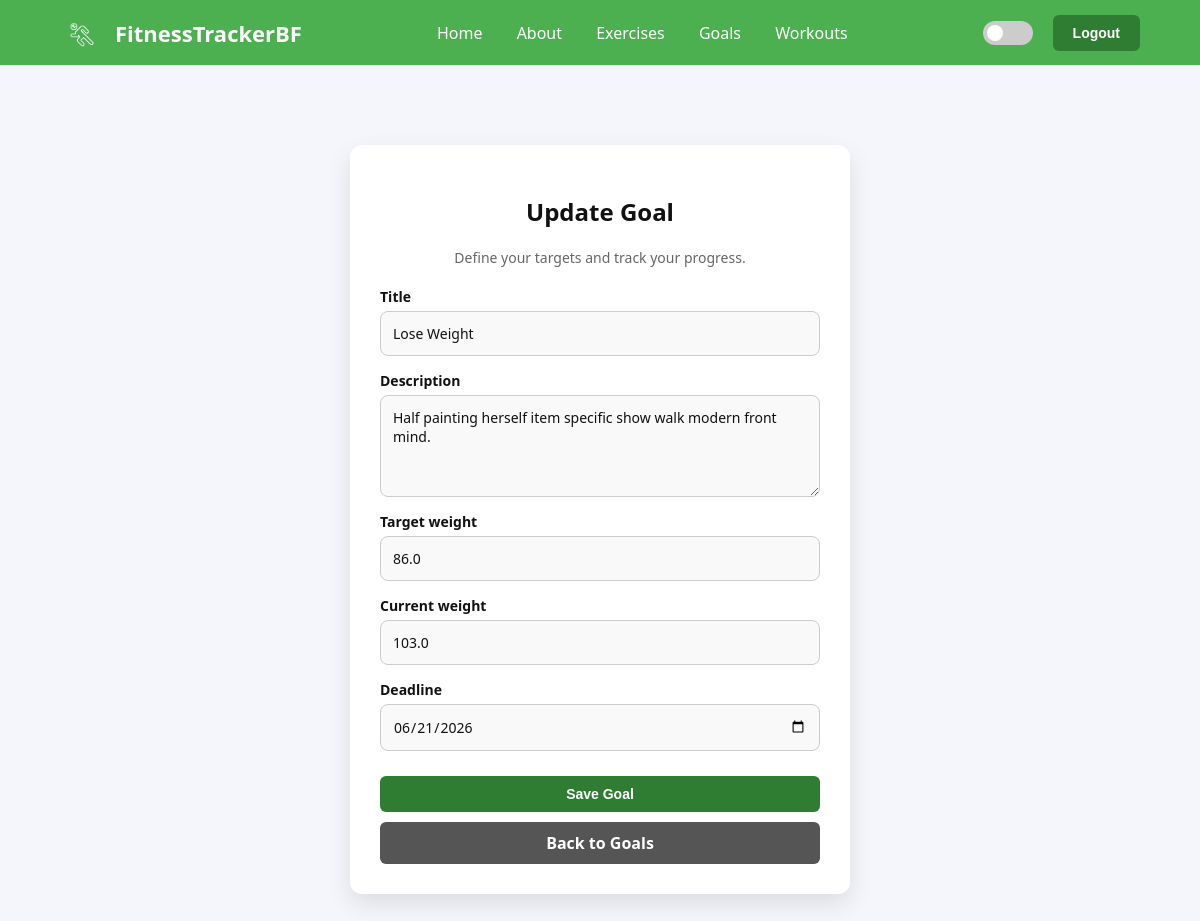
The page /goals/168/edit/ (signed in) on the database its author committed.
### tracker/models.py (models this page shows, shortened)
class FitnessGoal(models.Model):
    user = models.ForeignKey(User, on_delete=models.CASCADE)
    title = models.CharField(max_length=100)
    description = models.TextField()
    target_weight = models.FloatField()
    current_weight = models.FloatField()
    deadline = models.DateField()

### tracker/views.py (the view)
# urls.py: path("goals/<int:pk>/edit/", GoalUpdate.as_view(), name="goal_edit"),
class GoalUpdate(LoginRequiredMixin, UserPassesTestMixin, UpdateView):
    model = FitnessGoal
    form_class = GoalForm  # KORISTI FORMU
    template_name = "goal_form.html"
    success_url = reverse_lazy("goals")
    def test_func(self):
        obj = self.get_object()
        return obj.user == self.request.user

### tracker/forms.py
class GoalForm(forms.ModelForm):
    class Meta:
        model = FitnessGoal
        fields = ['title', 'description', 'target_weight', 'current_weight', 'deadline']
        widgets = {
            'title': forms.TextInput(attrs={'class': 'modern-input'}),
            'description': forms.Textarea(attrs={'class': 'modern-input', 'rows': 4}),
            'target_weight': forms.NumberInput(attrs={'class': 'modern-input'}),
            'current_weight': forms.NumberInput(attrs={'class': 'modern-input'}),
            'deadline': forms.DateInput(attrs={'class': 'modern-input', 'type': 'date'}),
        }

### tracker/templates/goal_form.html (shortened to what this page needs)
{% extends 'base.html' %}
{% block content %}
<div class="auth-card" style="max-width: 500px;">
    <h2>{% if object %}Update Goal{% else %}Set New Goal{% endif %}</h2>
    <p style="margin-bottom: 20px; font-size: 14px; color: #666;">Define your targets and track your progress.</p>
    <form method="post">
        {% for field in form %}
            <div class="auth-field-group">
                <label for="{{ field.id_for_label }}">{{ field.label }}</label>
                {{ field }}
            </div>
        {% endfor %}
        <div style="margin-top: 25px;">
            <button type="submit" class="btn" style="width: 100%;">Save Goal</button>
            <a href="{% url 'goals' %}" class="btn-secondary" style="margin-top: 10px; display: block; text-align: center;">Back to Goals</a>
        </div>
    </form>
</div>
{% endblock %}

### static/style.css (style rules this page uses)
:root { --bg: #f4f6fb; --card: #ffffff; --text: #111; --accent: #4CAF50; --btn-green: #2f7d32; --btn-green-hover: #1b5e20; }
* { box-sizing: border-box; }
body { background: var(--bg); color: var(--text); font-family: 'Segoe UI', Tahoma, Geneva, Verdana, sans-serif; margin: 0; padding: 0; transition: background 0.3s ease, color 0.3s ease; min-height: 100vh; }
.btn, .btn-logout, .btn-primary, .auth-card button[type="submit"], .btn-add { padding: 10px 20px; background: var(--btn-green) !important; color: white !important; border: none; border-radius: 6px; text-decoration: none !important; font-weight: 600; cursor: pointer; font-size: 14px; display: inline-block; transition: background 0.2s; }
.btn-secondary { background: #555; color: white !important; padding: 10px 20px; border-radius: 6px; text-decoration: none !important; font-weight: 600; display: inline-block; }
.auth-card { max-width: 400px; margin: 40px auto; padding: 30px; background: var(--card); border-radius: 12px; box-shadow: 0 10px 25px rgba(0,0,0,0.1); text-align: center; }
.auth-field-group { margin-bottom: 15px; text-align: left; }
.auth-field-group label { display: block; margin-bottom: 5px; font-weight: 600; font-size: 14px; }
.auth-card input, .auth-card select, .modern-select, .auth-card textarea { width: 100% !important; padding: 12px !important; border: 1px solid #ccc !important; border-radius: 8px !important; background-color: #f9f9f9 !important; color: var(--text) !important; font-size: 14px !important; outline: none !important; display: block !important; -webkit-appearance: none !important; -moz-appearance: none !important; appearance: none !important; }
.auth-card input, .auth-card select, .auth-card textarea, .modern-input, .modern-select { width: 100% !important; padding: 12px !important; border: 1px solid #ccc !important; border-radius: 8px !important; background-color: #f9f9f9 !important; color: #111 !important; font-size: 14px !important; font-family: inherit !important; outline: none !important; display: block !important; appearance: none !important; -webkit-appearance: none !important; -moz-appearance: none !important; }
.auth-card textarea { resize: vertical; min-height: 100px; }

### rows shown on the page
FitnessGoal: form "Lose Weight" "Half painting herself item specific show walk modern front mind." "86.0" "103.0" "06/21/2026"

### other values the page prints
{{ field.label }} "Title" "Description" "Target weight" "Current weight" "Deadline"
